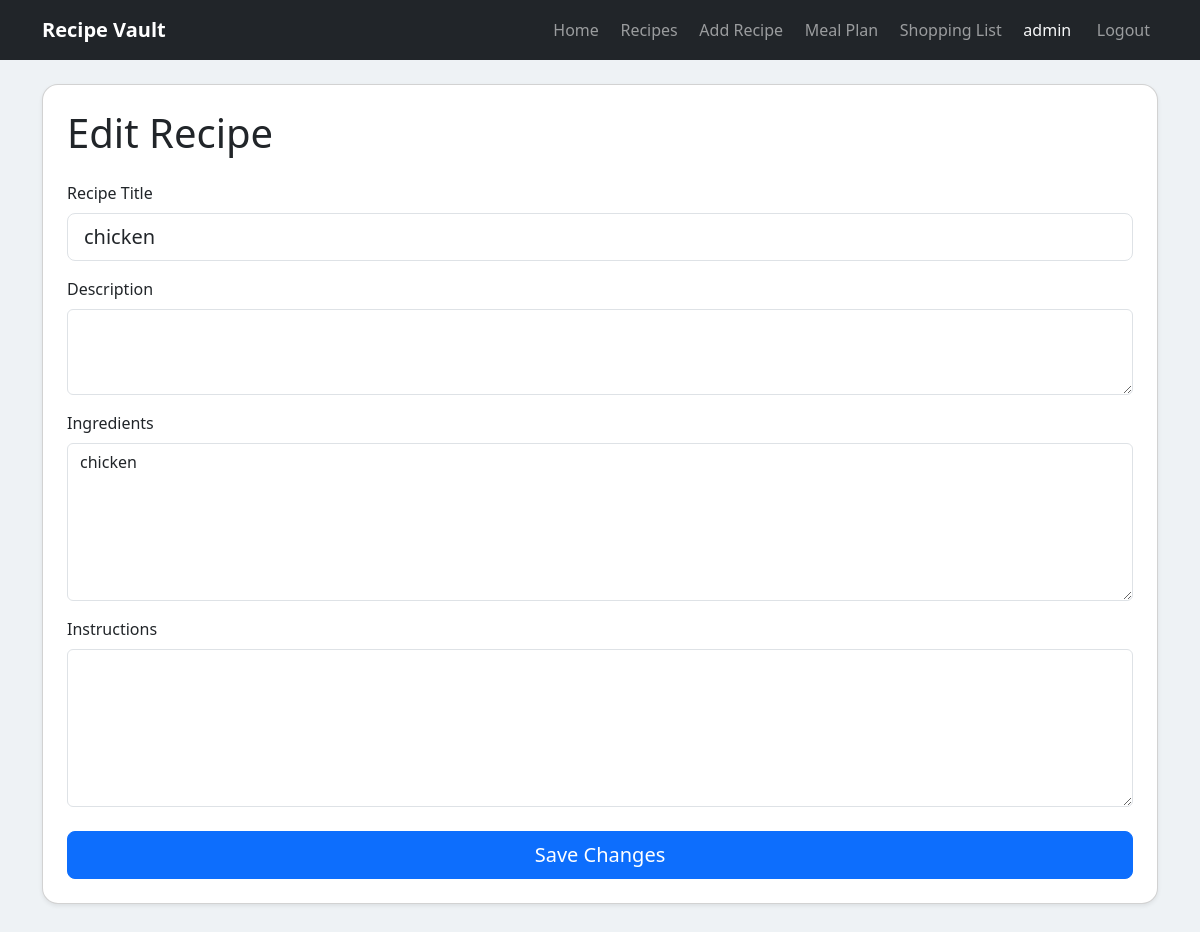
/recipes/2/edit (signed in), run on the app's committed database.
### app/models.py (models this page shows, shortened)
class User(db.Model):
    id = db.Column(db.Integer, primary_key=True)
    username = db.Column(db.String(80), unique=True, nullable=False)
    password_hash = db.Column(db.String(255), nullable=False)
    recipes = db.relationship("Recipe", backref="user", cascade="all, delete-orphan")
    planned_meals = db.relationship("PlannedMeal", backref="user", cascade="all, delete-orphan")
    @property
    def is_authenticated(self):
        return True

class Recipe(db.Model):
    id = db.Column(db.Integer, primary_key=True)
    title = db.Column(db.String(100), nullable=False)
    description = db.Column(db.String(500))
    ingredients = db.relationship(
        "Ingredient",
        backref="recipe",
        cascade="all, delete-orphan",
    )
    instructions = db.Column(db.Text)
    user_id = db.Column(db.Integer, db.ForeignKey("user.id"), nullable=False)

class Ingredient(db.Model):
    id = db.Column(db.Integer, primary_key=True)
    name = db.Column(db.String(50), nullable=False)
    quantity = db.Column(db.Float)
    unit = db.Column(db.String(50))
    recipe_id = db.Column(db.Integer, db.ForeignKey("recipe.id"), nullable=False)

### app/routes.py (the view, shortened to what this page needs)
    @app.route("/recipes/<int:recipe_id>/edit", methods=["GET", "POST"])
    @login_required
    def edit_recipe(recipe_id):
        recipe = Recipe.query.filter_by(id=recipe_id, user_id=current_user.id).first_or_404()
        if request.method == "GET":
            ingredients_text = format_ingredients(recipe.ingredients)
            return render_template(
                "recipe_form.html",
                recipe=recipe,
                ingredients_text=ingredients_text,
            )

### app/__init__.py (called while the page is built)
@login_manager.user_loader
def load_user(user_id):
    return db.session.get(User, int(user_id))

### app/models.py (called while the page is built)
def format_ingredients(ingredients):
    lines = []
    for ingredient in ingredients:
        line = ""
        if ingredient.quantity is not None:
            line += str(ingredient.quantity)
            if ingredient.unit:
                line += f" {ingredient.unit}"
            line += " "
        line += ingredient.name
        lines.append(line)
    return "\n".join(lines)

### app/templates/recipe_form.html (shortened to what this page needs)
{% extends "base.html" %}
{% block content %}
<div class="card shadow-sm">
  <div class="card-body p-3 p-md-4">
    <h1 class="mb-4">{{ "Edit Recipe" if recipe else "Add Recipe" }}</h1>
    <form method="POST">
      <div class="mb-3">
        <label for="title" class="form-label">Recipe Title</label>
        <input
          type="text"
          class="form-control form-control-lg"
          name="title"
          id="title"
          value="{{ recipe.title if recipe else '' }}"
          required>
      </div>
      <div class="mb-3">
        <label for="description" class="form-label">Description</label>
        <textarea
          class="form-control"
          name="description"
          id="description"
          rows="3">{{ recipe.description if recipe else '' }}</textarea>
      </div>
      <div class="mb-3">
        <label for="ingredients" class="form-label">Ingredients</label>
        <textarea
          class="form-control"
          name="ingredients"
          id="ingredients"
          rows="6"
          placeholder="2 cups flour&#10;3 eggs&#10;salt&#10;pepper to taste"
          required>{{ ingredients_text }}</textarea>
      </div>
      <div class="mb-4">
        <label for="instructions" class="form-label">Instructions</label>
        <textarea
          class="form-control"
          name="instructions"
          id="instructions"
          rows="6">{{ recipe.instructions if recipe else '' }}</textarea>
      </div>
      <button type="submit" class="btn btn-primary btn-lg w-100 w-md-auto">
        {{ "Save Changes" if recipe else "Save Recipe" }}
      </button>
    </form>
  </div>
</div>
{% endblock %}

### app/templates/base.html (shortened to what this page needs)
<!DOCTYPE html>
<html lang="en">
<head>
    <link href="https://cdn.jsdelivr.net/npm/bootstrap@5.3.3/dist/css/bootstrap.min.css" rel="stylesheet">
    <link rel="stylesheet" href="{{ url_for('static', filename='css/style.css') }}">
</head>
<body>
    <nav class="navbar navbar-expand-lg navbar-dark bg-dark mb-4">
        <div class="container">
            <a class="navbar-brand fw-bold" href="/">Recipe Vault</a>
            <div class="navbar-nav align-items-center">
                <a class="nav-link" href="/">Home</a>
                {% if current_user.is_authenticated %}
                <a class="nav-link" href="{{ url_for('recipes') }}">Recipes</a>
                <a class="nav-link" href="{{ url_for('new_recipe') }}">Add Recipe</a>
                <a class="nav-link" href="{{ url_for('meal_plan') }}">Meal Plan</a>
                <a class="nav-link" href="{{ url_for('shopping_list') }}">Shopping List</a>
                <span class="nav-link text-light">{{ current_user.username }}</span>
                <a class="nav-link btn btn-outline-light btn-sm ms-1" href="{{ url_for('logout') }}">Logout</a>
                {% else %}
                <a class="nav-link btn btn-outline-light btn-sm me-2" href="{{ url_for('login') }}">Login</a>
                <a class="nav-link btn btn-primary btn-sm" href="{{ url_for('register') }}">Register</a>
                {% endif %}
            </div>
        </div>
    </nav>
    <main class="container">
        {% block content %}
        {% endblock %}
    </main>
</body>
</html>

### app/static/css/style.css (style rules this page uses)
:root { color-scheme: light; }
body { background-color: #eef2f5; font-size: 16px; line-height: 1.5; }
main.container { padding-bottom: 2rem; }
.navbar-nav { display: flex; flex-wrap: wrap; gap: 0.35rem; }
.nav-link { border-radius: 0.5rem; padding: 0.6rem 0.8rem; }
.btn, .form-control, .form-select, .form-check-input { min-height: 44px; }
.btn-lg { min-height: 48px; }
.card { border-radius: 1rem; }
textarea { resize: vertical; }

### data on the page
User: username "admin"
Recipe: title "chicken"
Ingredient: ingredients "chicken"

### other printed values
{{ "Edit Recipe" if recipe else "Add Recipe" }} "Edit Recipe"
{{ "Save Changes" if recipe else "Save Recipe" }} "Save Changes"
